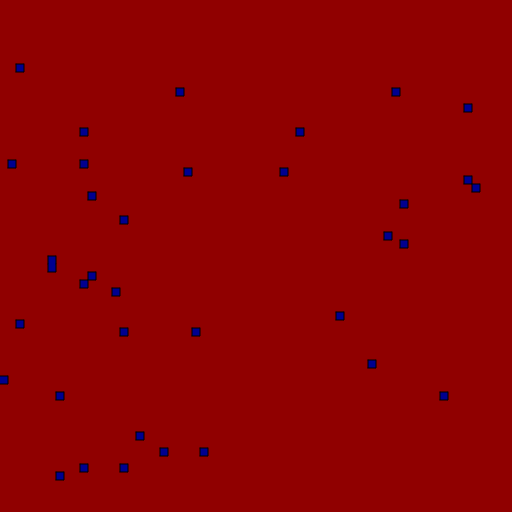
Frame 1 (no input)
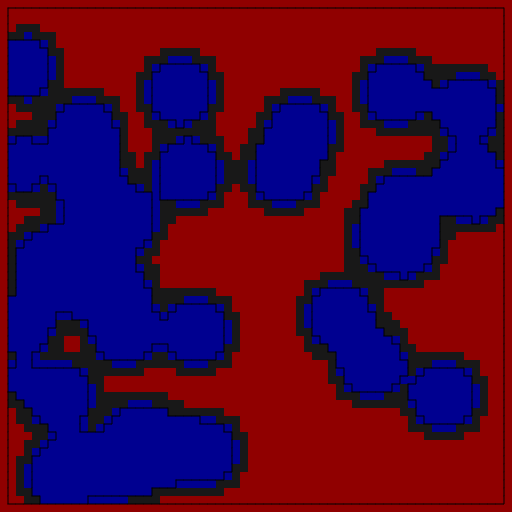
Frame 60 (no input)
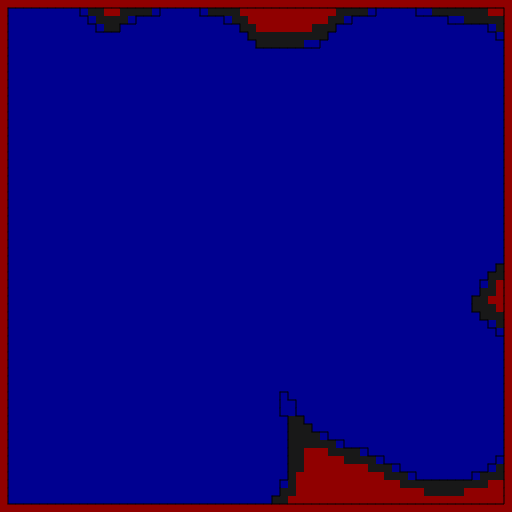
Frame 120 (the mouse pressed at the canvas centre since frame 60)

The p5.js sketch that drew these frames (run headless with seeded random() and noise() and a simulated clock; from frame 60 on, the mouse is pressed at the canvas centre):

// p5.js sketch
// ── sketch.js
const WIDTH = 512, HEIGHT = 512

let current, next

function valueToStatus (value) {
  if (value >= 1) return 1
  if (value <= 0) return 0
  return 0.5
}

function setup() {
  createCanvas(WIDTH, HEIGHT)

  frameRate(30)

  current = []
  next = []

  for (var x = 0; x < 64; x++) {
    current[x] = []
    next[x] = []
    for (var y = 0; y < 64; y++) {
      current[x][y] = random(0, 1) > 0.99 ? 1 : 0
      next[x][y] = 0
    }
  }
}

function draw() {
  for (var x = 0; x < 64; x++) {
    for (var y = 0; y < 64; y++) {
      push()
      translate(x * 8, y * 8)

      noStroke()
      if (current[x][y] >= 0.8) {
        fill(0, 0, 144)
      } else if (current[x][y] <= 0.2) {
        fill(144, 0, 0)
      } else {
        fill(24, 24, 24)
      }

      rect(0, 0, 8, 8)

      stroke(0)
      strokeWeight(1)

      if (y > 0 && valueToStatus(current[x][y]) !== valueToStatus(current[x][y-1])) line(0, 0, 8, 0)
      if (x > 0 && valueToStatus(current[x][y]) !== valueToStatus(current[x - 1][y])) line(0, 0, 0, 8)

      pop()
    }
  }

  for (var x = 1; x < 63; x++) {
    for (var y = 1; y < 63; y++) {
      var sum = [
        current[x - 1][y - 1],
        current[x + 0][y - 1],
        current[x + 1][y - 1],
        current[x - 1][y - 0],
        current[x + 1][y - 0],
        current[x - 1][y + 1],
        current[x + 0][y + 1],
        current[x + 1][y + 1]
      ].reduce((s, n) => s + n, 0),
      avg = sum / 8

      if (current[x][y] === 1) {
        next[x][y] = 1
      } else {
        next[x][y] = constrain(current[x][y] + avg * 0.1, 0, 1)
      }
    }
  }

  swap()
}

function swap() {
  var tmp = current
  current = next
  next = tmp
}

function average(array) {

}
